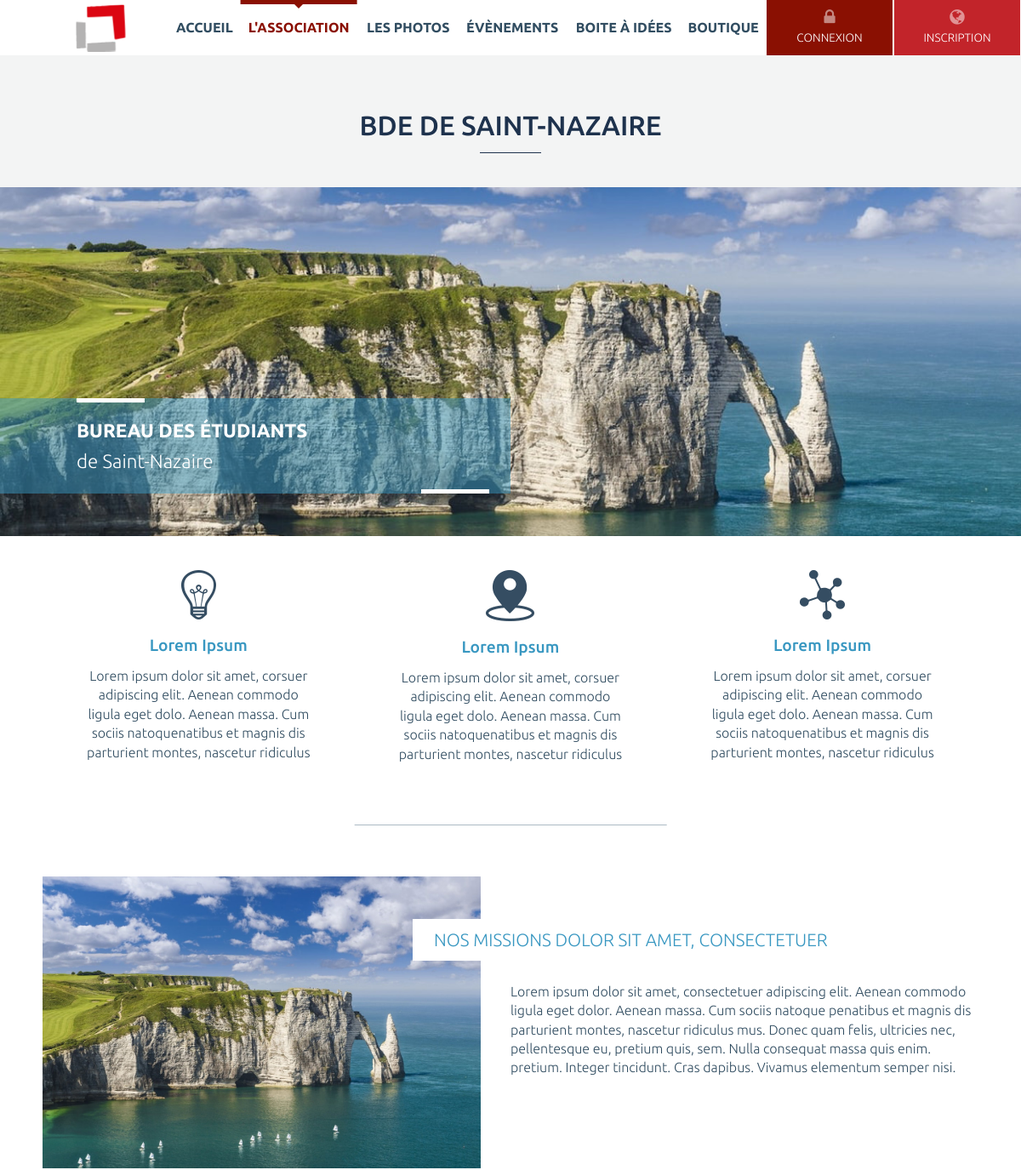
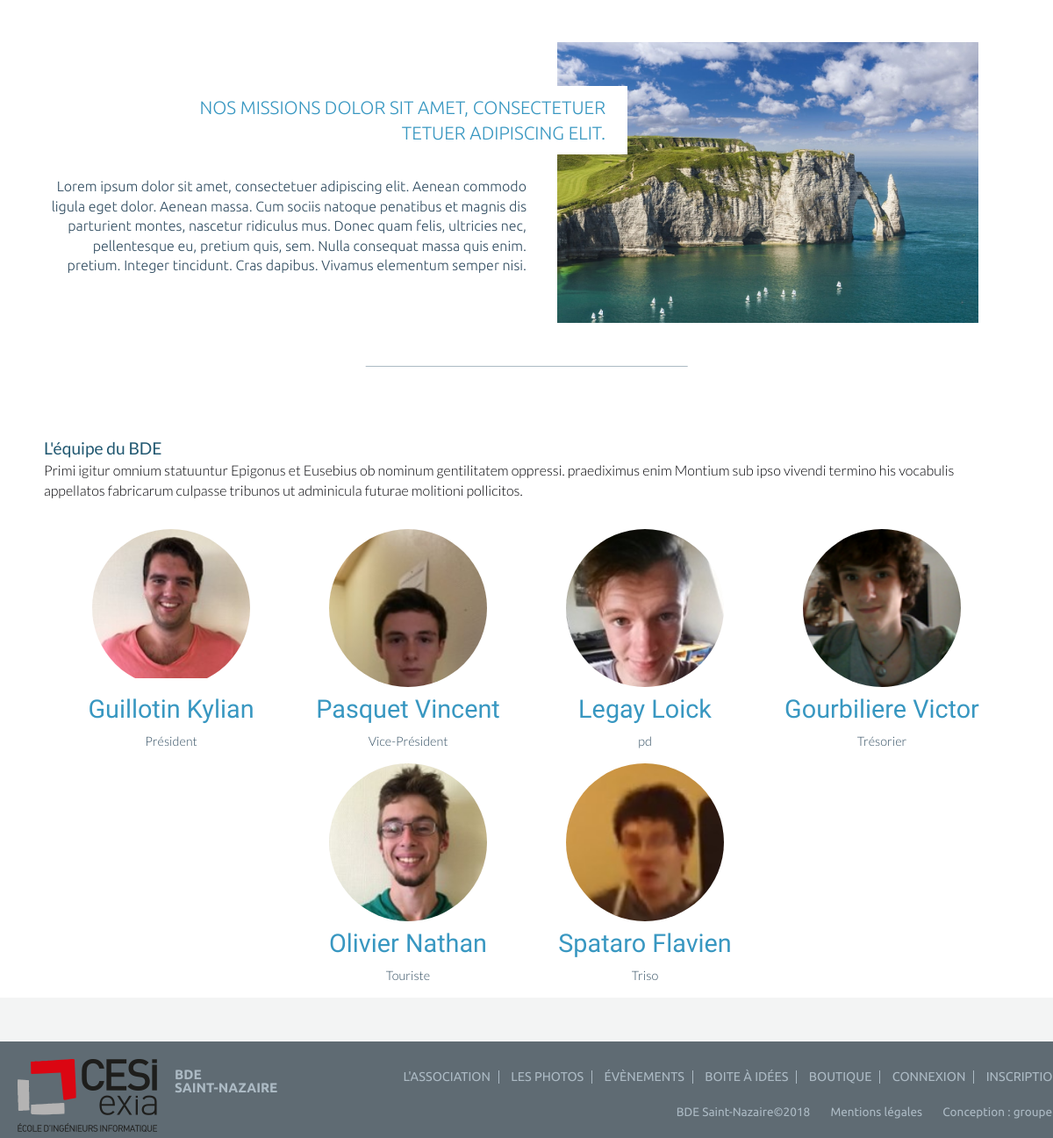
/bde, run on the app's committed database (2 pictures, top to bottom).
### tables this page shows
CREATE TABLE `membre_bde` (
  `ID_membre` int(50) NOT NULL,
  `Nom` varchar(35) NOT NULL,
  `Prenom` varchar(35) NOT NULL,
  `Role` varchar(50) NOT NULL,
  `Image` text NOT NULL
);

### include/common.php (called while the page is built, shortened)
<?php
$page = '';
function init() {
    load_content();
}
function get_base_path() {
    $base_path = str_replace('index.php', '', $_SERVER['PHP_SELF']);
    return $base_path;
}
function load_content() {
    global $page;
    $pages = array(
        'accueil' => array(
            'title' => "accueil",
            'file' => 'accueil.php',
        ),
        'bde' => array(
            'title' => "bde",
            'file' => 'bde.php',
        ),
        'box' => array(
            'title' => "box",
            'file' => 'box.php',
        ),
        'event-list' => array(
            'title' => "event-list",
            'file' => 'event-list.php',
        ),
        'event.php' => array(
            'title' => "event.php",
            'file' => 'event.php',
        ),
        'photos' => array(
            'title' => "photos",
            'file' => 'photos.php',
        ),
        'register' => array(
            'title' => "register",
            'file' => 'register.php',
        ),
        'notice' => array(
            'title' => "notice",
            'file' => 'notice.php',
        ),
        'terms' => array(
            'title' => "terms",
            'file' => 'terms.php',
        ),
        'boutique' => array(
            'title' => "boutique",
            'file' => 'boutique.php',
        ),
    );
    if (array_key_exists($page, $pages)) {
        include (TEMPLATE_PATH . $pages[$page]['file']);
    } else {
        header('Location:' . get_base_path() . 'accueil');
    }
}

### pages/bde.php (the view, shortened to what this page needs)
<?php
$bdd = new PDO('mysql:host=localhost;dbname=projetweb;charset=utf8', 'root', '');
?>
<section id="bde">
    <div class="inner">
        <h2 class="actu-title">BDE de Saint-Nazaire</h2>
        <div id="bde-view" style="background-image: url(img/local/view.jpg)">
            <div class="claim">
                Bureau des étudiants
                <span>de Saint-Nazaire</span>
            </div>
        </div>
        <div id="bde-content">
            <div class="highlight">
                <div class="highlight-bloc">
                    <div class="highlight-view">
                        <img src="img/icons/idee.png" alt=""/>
                    </div>
                    <h2>Lorem Ipsum</h2>
                    <p>
                        Lorem ipsum dolor sit amet, corsuer adipiscing elit. Aenean commodo ligula eget dolo. Aenean massa. Cum sociis natoquenatibus et magnis dis parturient montes, nascetur ridiculus
                    </p>
                </div>
                <div class="highlight-bloc">
                    <div class="highlight-view">
                        <img src="img/icons/geoloc.png" alt="" />
                    </div>
                    <h2>Lorem Ipsum</h2>
                    <p>Lorem ipsum dolor sit amet, corsuer adipiscing elit. Aenean commodo ligula eget dolo. Aenean massa. Cum sociis natoquenatibus et magnis dis parturient montes, nascetur ridiculus</p>
                </div>
                <div class="highlight-bloc">
                    <div class="highlight-view">
                        <img src="img/icons/networks.png" alt=""/>
                    </div>
                    <h2>Lorem Ipsum</h2>
                    <p>Lorem ipsum dolor sit amet, corsuer adipiscing elit. Aenean commodo ligula eget dolo. Aenean massa. Cum sociis natoquenatibus et magnis dis parturient montes, nascetur ridiculus</p>
                </div>
            </div>
            <div class="bde-content-inner">
                <div class="content-bloc">
                    <div class="content-view">
                        <img src="img/local/view.jpg" alt=""/>
                    </div>
                    <div class="content-desc">
                        <h2>Nos missions dolor sit amet, consectetuer</h2>
                        <p>
                            Lorem ipsum dolor sit amet, consectetuer adipiscing elit. Aenean commodo ligula eget dolor. Aenean massa. Cum sociis natoque penatibus et magnis dis parturient montes, nascetur ridiculus mus. Donec quam felis, ultricies nec, pellentesque eu, pretium quis, sem. Nulla consequat massa quis enim. pretium. Integer tincidunt. Cras dapibus. Vivamus elementum semper nisi.
                        </p>
                    </div>
                </div>
                <div class="content-bloc">
                    <div class="content-view">
                        <img src="img/local/view.jpg" alt=""/>
                    </div>
                    <div class="content-desc">
                        <h2>Nos missions dolor sit amet, consectetuer tetuer adipiscing elit.</h2>
                        <p>
                            Lorem ipsum dolor sit amet, consectetuer adipiscing elit. Aenean commodo ligula eget dolor. Aenean massa. Cum sociis natoque penatibus et magnis dis parturient montes, nascetur ridiculus mus. Donec quam felis, ultricies nec, pellentesque eu, pretium quis, sem. Nulla consequat massa quis enim. pretium. Integer tincidunt. Cras dapibus. Vivamus elementum semper nisi.
                        </p>
                    </div>
                </div>
            </div>
            <section id="bde-team">
                <div class="inner">
                    <h2> L'équipe du BDE</h2>
                    <p> Primi igitur omnium statuuntur Epigonus et Eusebius ob nominum gentilitatem oppressi. praediximus enim Montium sub ipso vivendi termino his vocabulis appellatos fabricarum culpasse tribunos ut adminicula futurae molitioni pollicitos.
                    </p>
                    <div class="team-list-inner">
                        <?php
                        $reponse = $bdd->query('SELECT * FROM membre_bde ORDER BY ID_membre ASC');
                        while ($donnees = $reponse->fetch()) {
                            ?>
                            <div class="team-list-bloc">
                                <div class="team-list-view">
                                    <span><img src="img/local/bde/<?php echo $donnees['Image']; ?> " alt="" /></span>
                                </div>
                                <div class="team-list-desc">
                                    <h3><?php echo $donnees['Nom'] . "   " . $donnees['Prenom']; ?></h3>
                                    <div class="team-list-function"><?php echo $donnees['Role']; ?></div>
                                </div>
                            </div> <?php
                        }
                        ?>
                    </div>
                </div>
            </section>
    </div>
</section>

### data on the page
membre_bde: Image (picture), Nom "Guillotin", Prenom "Kylian", Role "Président"
membre_bde: Image (picture), Nom "Pasquet", Prenom "Vincent", Role "Vice-Président"
membre_bde: Image (picture), Nom "Legay", Prenom "Loick", Role "pd"
membre_bde: Image (picture), Nom "Gourbiliere", Prenom "Victor", Role "Trésorier"
membre_bde: Image (picture), Nom "Olivier", Prenom "Nathan", Role "Touriste"
membre_bde: Image (picture), Nom "Spataro", Prenom "Flavien", Role "Triso"
